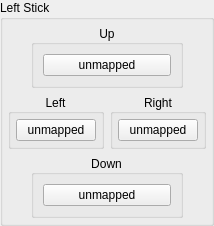
           <widget class="QGroupBox" name="gb_left_stick">
            <property name="sizePolicy">
             <sizepolicy hsizetype="Preferred" vsizetype="Fixed">
              <horstretch>0</horstretch>
              <verstretch>0</verstretch>
             </sizepolicy>
            </property>
            <property name="minimumSize">
             <size>
              <width>0</width>
              <height>0</height>
             </size>
            </property>
            <property name="title">
             <string>Left Stick</string>
            </property>
            <layout class="QVBoxLayout" name="gb_left_stick_layout">
             <property name="leftMargin">
              <number>5</number>
             </property>
             <property name="topMargin">
              <number>5</number>
             </property>
             <property name="rightMargin">
              <number>5</number>
             </property>
             <property name="bottomMargin">
              <number>5</number>
             </property>
             <item>
              <widget class="QWidget" name="left_stick_up" native="true">
               <property name="maximumSize">
                <size>
                 <width>16777215</width>
                 <height>2121</height>
                </size>
               </property>
               <layout class="QHBoxLayout" name="left_stick_up_layout">
                <property name="leftMargin">
                 <number>0</number>
                </property>
                <property name="topMargin">
                 <number>0</number>
                </property>
                <property name="rightMargin">
                 <number>0</number>
                </property>
                <property name="bottomMargin">
                 <number>0</number>
                </property>
                <item>
                 <widget class="QGroupBox" name="gb_left_stick_up">
                  <property name="minimumSize">
                   <size>
                    <width>0</width>
                    <height>0</height>
                   </size>
                  </property>
                  <property name="maximumSize">
                   <size>
                    <width>152</width>
                    <height>16777215</height>
                   </size>
                  </property>
                  <property name="title">
                   <string>Up</string>
                  </property>
                  <property name="alignment">
                   <set>Qt::AlignmentFlag::AlignCenter</set>
                  </property>
                  <layout class="QVBoxLayout" name="verticalLayout_10">
                   <item>
                    <widget class="QPushButton" name="LStickUpButton">
                     <property name="text">
                      <string>unmapped</string>
                     </property>
                    </widget>
                   </item>
                  </layout>
                 </widget>
                </item>
               </layout>
              </widget>
             </item>
             <item>
              <layout class="QHBoxLayout" name="layout_left_stick_left_right">
               <item>
                <widget class="QGroupBox" name="gb_left_stick_left">
                 <property name="title">
                  <string>Left</string>
                 </property>
                 <property name="alignment">
                  <set>Qt::AlignmentFlag::AlignCenter</set>
                 </property>
                 <layout class="QVBoxLayout" name="gb_left_stick_left_layout">
                  <property name="leftMargin">
                   <number>5</number>
                  </property>
                  <property name="topMargin">
                   <number>5</number>
                  </property>
                  <property name="rightMargin">
                   <number>5</number>
                  </property>
                  <property name="bottomMargin">
                   <number>5</number>
                  </property>
                  <item>
                   <widget class="QPushButton" name="LStickLeftButton">
                    <property name="text">
                     <string>unmapped</string>
                    </property>
                   </widget>
                  </item>
                 </layout>
                </widget>
               </item>
               <item>
                <widget class="QGroupBox" name="gb_left_stick_right">
                 <property name="maximumSize">
                  <size>
                   <width>179</width>
                   <height>16777215</height>
                  </size>
                 </property>
                 <property name="title">
                  <string>Right</string>
                 </property>
                 <property name="alignment">
                  <set>Qt::AlignmentFlag::AlignCenter</set>
                 </property>
                 <layout class="QVBoxLayout" name="gb_left_stick_right_layout">
                  <property name="leftMargin">
                   <number>5</number>
                  </property>
                  <property name="topMargin">
                   <number>5</number>
                  </property>
                  <property name="rightMargin">
                   <number>5</number>
                  </property>
                  <property name="bottomMargin">
                   <number>5</number>
                  </property>
                  <item>
                   <widget class="QPushButton" name="LStickRightButton">
                    <property name="text">
                     <string>unmapped</string>
                    </property>
                   </widget>
                  </item>
                 </layout>
                </widget>
               </item>
              </layout>
             </item>
             <item>
              <widget class="QWidget" name="left_stick_down" native="true">
               <layout class="QHBoxLayout" name="left_stick_down_layout">
                <property name="leftMargin">
                 <number>0</number>
                </property>
                <property name="topMargin">
                 <number>0</number>
                </property>
                <property name="rightMargin">
                 <number>0</number>
                </property>
                <property name="bottomMargin">
                 <number>0</number>
                </property>
                <item>
                 <widget class="QGroupBox" name="gb_left_stick_down">
                  <property name="minimumSize">
                   <size>
                    <width>152</width>
                    <height>0</height>
                   </size>
                  </property>
                  <property name="maximumSize">
                   <size>
                    <width>124</width>
                    <height>21212</height>
                   </size>
                  </property>
                  <property name="title">
                   <string>Down</string>
                  </property>
                  <property name="alignment">
                   <set>Qt::AlignmentFlag::AlignCenter</set>
                  </property>
                  <layout class="QVBoxLayout" name="verticalLayout_8">
                   <item>
                    <widget class="QPushButton" name="LStickDownButton">
                     <property name="text">
                      <string>unmapped</string>
                     </property>
                    </widget>
                   </item>
                  </layout>
                 </widget>
                </item>
               </layout>
              </widget>
             </item>
            </layout>
           </widget>
